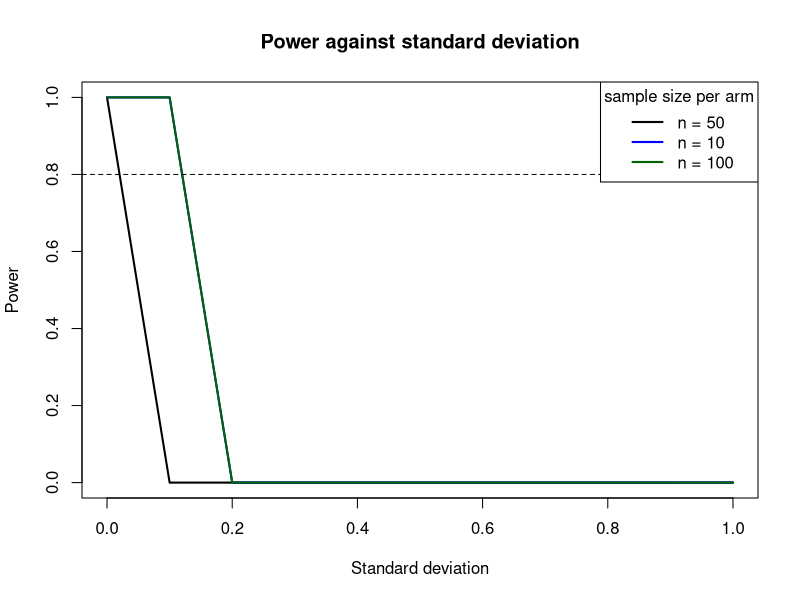
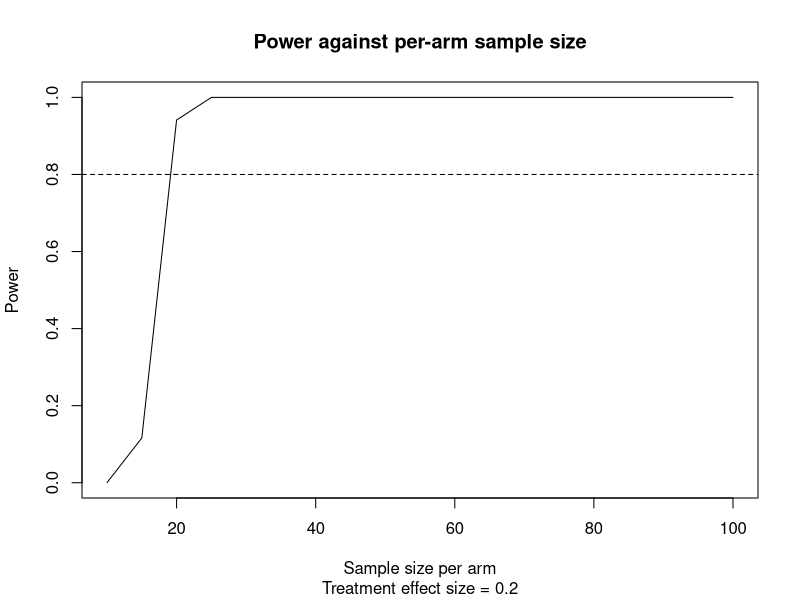

Source code (R) for these figures, in order: (Note: this script raises an error after producing the figures.)
## ---- chunk 1
data_sim <- function(mu0, mu1, sd, n){
  # mu0, mu1: sample means for the two arms
  # sd: common standard deviation for the two arms
  # n: per-arm sample size 
  
  deltahat <- rnorm(n = 1, mean = mu1 - mu0, (2*sd^2)/n)
  
  return(deltahat)
}
## ---- chunk 2
power_sim <- function(mu0, mu1, sd, n, nrep = 10000){
  # mu0, mu1: outcome means for each arm
  # sd: common standard deviation for outcomes
  # n: number of participants per arm
  # nrep: number of replicates when simulating vector of deltas 
  
  deltas <- replicate(nrep, data_sim(mu0, mu1, sd = sd, n))
  
  se <- sqrt(2 * sd^2 / n)
  z_scores <- deltas / se
  power <- mean(abs(z_scores) > qnorm(1 - 0.05 / 2))
  
  return(power)
}
## ---- chunk 3
power_sim(mu0 = 2, mu1 = 2.5, sd = 0.8, n = 100)

power_sim(mu0 = 2, mu1 = 2.1, sd = 0.1, n = 20)
## ---- chunk 4
sd_vals <- seq(0,1, by = 0.1)
n_vals <- c(10,50,100)

power_sd <- matrix(nrow = length(sd_vals), ncol = length(n_vals))

for (j in 1:length(n_vals)) { 
  for (i in 1:length(sd_vals)){
    
  power_sd[i,j] <- power_sim(mu0 = 2, mu1 = 2.05, sd = sd_vals[i], n = n_vals[j])
  
  }
}

plot(sd_vals, power_sd[,1], type = 'l', lwd = 2, 
     xlab = 'Standard deviation', ylab = 'Power', main = 'Power against standard deviation')
lines(sd_vals, power_sd[,2], lwd = 2, col = 'blue')
lines(sd_vals, power_sd[,3], lwd = 2, col = 'darkgreen')
abline(h = 0.8, lty = 2)

legend('topright', c('n = 50', 'n = 10', 'n = 100'), col = c('black', 'blue', 'darkgreen'), lwd = 2, title = 'sample size per arm')
## ---- chunk 5
n_vals <- seq(10,100, by = 5)
delta_vals <- c(0.01, 0.2, 0.5)
power_n <- numeric(length = length(n_vals))

for (i in 1:length(n_vals)) {
  power_n[i] <- power_sim(mu0 = 2, mu1 = 2.2, sd = 0.3, n = n_vals[i])
}

plot(n_vals, power_n, type = 'l',
     xlab = 'Sample size per arm', ylab = 'Power', main = 'Power against per-arm sample size',
     sub = 'Treatment effect size = 0.2')
abline(h = 0.8, lty =2)
## ---- chunk 6
n_vals <- seq(10,100, by = 5)
delta_vals <- c(0.01, 0.2, 0.5)

power_n <- matrix(nrow = length(delta_vals), ncol = length(n_vals))

for(j in 1:length(delta_vals)){
  delta = delta_vals[j]
  for (i in 1:length(n_vals)) {
    power_n[i, j] <- power_sim(mu0 = 2, mu1 = 2 + delta, sd = 0.3, n = n_vals[i])
  }
}

plot(n_vals, power_n, type = 'l',
     xlab = 'Sample size per arm', ylab = 'Power', main = 'Power against per-arm sample size',
     sub = 'Treatment effect size = 0.2')
abline(h = 0.8, lty =2)
## ---- chunk 7
delta_vals <- seq(0,2, by = 0.2)
power_10 <- numeric(length = length(delta_vals))
power_50 <- numeric(length = length(delta_vals))
power_100 <- numeric(length = length(delta_vals))

for (i in 1:length(delta_vals)) {
  mu1_i <- 2 + delta_vals[i]
  power_10[i] <- power_sim(mu0 = 2, mu1 = mu1_i, sd = 1, n = 10)
  power_50[i] <- power_sim(mu0 = 2, mu1 = mu1_i, sd = 1, n = 50)
  power_100[i] <- power_sim(mu0 = 2, mu1 = mu1_i, sd = 1, n = 100)
}

plot(delta_vals, power_50, type = 'l', lwd = 2, 
     xlab = 'Treatment effect size', ylab = 'Power', main = 'Power against treatment effect')
lines(delta_vals, power_10, col = 'blue', lwd = 2)
lines(delta_vals, power_100, col = 'darkgreen', lwd = 2)
abline(h = 0.8, lty = 2)

legend('bottomright', c('n = 50', 'n = 10', 'n = 100'), col = c('black', 'blue', 'darkgreen'), lwd = 2, title = 'sample size per arm')
## ---- chunk 8
data_sim_unequal <- function(mu0, mu1, sd, r, N){
  # mu0, mu1: sample means for the two arms
  # sd: common standard deviation for the two arms
  # N: total sample size (for both arms)
  
  deltahat<- rnorm(n = 1, mean = mu1 - mu0, sd = sqrt(sd^2 * (1 + r)^2 / (N * r)))
  
  return(deltahat)
}

## ---- chunk 9
power_sim_unequal <- function(mu0, mu1, sd, r, N, nrep = 10000){
  # mu0, mu1: outcome means for each arm
  # sd: common standard deviation for outcomes
  # r: allocation ratio (assuming n0>n1)
  # N: total sample size
  # nrep: number of replicates when simulating vector of deltas 
  
  deltas <- replicate(nrep, data_sim_unequal(mu0, mu1, sd = sd, r, N))
  
  var <- sd^2
  se <- sqrt( ((1+r)*var/(N*r)) + ((1+r)*var/(N)) )
  
  z_scores <- deltas / se
  power <- mean(abs(z_scores) > qnorm(1 - 0.05 / 2))
  
  return(power)
}
## ---- chunk 10
# detectable effect size for passed parameters

allocs <- seq(1, 10, by = 1)
deltas <- numeric(length = length(allocs))

N <- 100
var <- 0.3^2

for(i in 1:length(allocs)){
  r <- allocs[i]
  deltas[i] <- sqrt( ((1+r)*var/(N*r)) + ((1+r)*var/(N)) ) * (qnorm(1-0.05/2)-qnorm(0.2))
  
}

plot(allocs, deltas, type = 'l', lwd = 2, xlab = 'Allocation ratio', ylab = 'Detecable effect size', main = 'Detectable effect size for different allocation ratios')
## ---- chunk 11
allocs <- seq(1, 10, by = 1)
power_alloc <- numeric(length = length(allocs))

for(i in 1:length(allocs)){
  power_alloc[i] <- power_sim_unequal(2, 2.2, 0.3, r = allocs[i], N = 100)
  
}

plot(allocs, power_alloc, type = 'l', lwd = 2, xlab = 'Allocation ratio', ylab = 'Power',
     main = 'Trial power against allocation ratio')
abline(h = 0.8, lty = 2)
